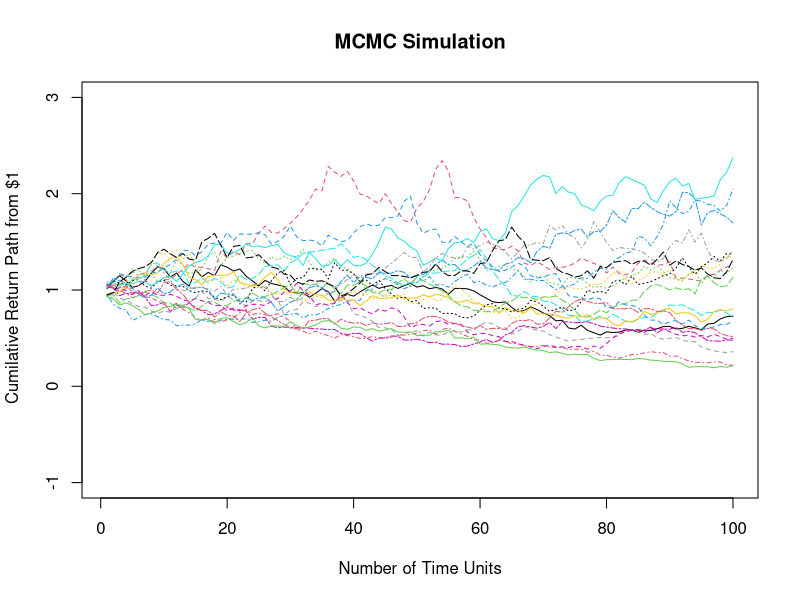

Recreate this plot in R.

DataFunction = function(length = 10, numPath = 2, sd = 0.05){
  par(mfrow = c(1,1))
  dta1 = rnorm(length, 0 ,sd)
  dta2 = dta1 + 1
  dta3 = cumprod(dta2)
  
  plot(dta3, type = "l", col = 0, pch="o",
       main = "MCMC Simulation",
       ylab = " Cumilative Return Path from $1",
       xlab = "Number of Time Units", 
       lty=1, ylim=c(-1,3),
       xlim = c(1, length))
  
  for(i in 0:(numPath)){
    dta1 = rnorm(length, 0 ,sd)
    dta2 = dta1 + 1
    dta3 = cumprod(dta2)
    lines(dta3, col = i, lty = i )
  }
}

DataFunction(100, 20)









